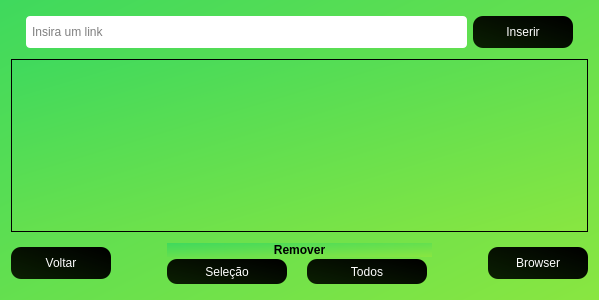
<?xml version="1.0" encoding="UTF-8"?>
<ui version="4.0">
 <class>resultSites</class>
 <widget class="QWidget" name="resultSites">
  <property name="geometry">
   <rect>
    <x>0</x>
    <y>0</y>
    <width>599</width>
    <height>300</height>
   </rect>
  </property>
  <property name="windowTitle">
   <string>Form</string>
  </property>
  <property name="styleSheet">
   <string notr="true">background-color: qlineargradient(spread:pad, x1:0, y1:0, x2:1, y2:1, stop:0 rgba(63, 217, 93, 255), stop:1 rgba(137, 230, 65, 255));</string>
  </property>
  <layout class="QVBoxLayout" name="verticalLayout">
   <item>
    <layout class="QHBoxLayout" name="horizontalLayout_2">
     <property name="leftMargin">
      <number>15</number>
     </property>
     <property name="topMargin">
      <number>5</number>
     </property>
     <property name="rightMargin">
      <number>15</number>
     </property>
     <property name="bottomMargin">
      <number>5</number>
     </property>
     <item>
      <widget class="QLineEdit" name="insertSites">
       <property name="minimumSize">
        <size>
         <width>0</width>
         <height>32</height>
        </size>
       </property>
       <property name="styleSheet">
        <string notr="true">background-color: rgb(255, 255, 255);
font: 9pt &quot;Arial&quot;;
border-radius: 4px;
padding: 4px;</string>
       </property>
       <property name="placeholderText">
        <string>Insira um link</string>
       </property>
       <property name="clearButtonEnabled">
        <bool>true</bool>
       </property>
      </widget>
     </item>
     <item>
      <widget class="QPushButton" name="insertSitesButton">
       <property name="sizePolicy">
        <sizepolicy hsizetype="Minimum" vsizetype="Preferred">
         <horstretch>0</horstretch>
         <verstretch>0</verstretch>
        </sizepolicy>
       </property>
       <property name="minimumSize">
        <size>
         <width>100</width>
         <height>32</height>
        </size>
       </property>
       <property name="maximumSize">
        <size>
         <width>150</width>
         <height>16777215</height>
        </size>
       </property>
       <property name="sizeIncrement">
        <size>
         <width>0</width>
         <height>32</height>
        </size>
       </property>
       <property name="styleSheet">
        <string notr="true">background-color: qlineargradient(spread:pad, x1:1, y1:0.074, x2:0, y2:0.966227, stop:0 rgba(0, 0, 0, 255), stop:0.9375 rgba(10, 29, 2, 255));
border-radius: 10px;
padding: 5px;
color: rgb(255, 255, 255);
font: 10pt &quot;Courier&quot;;</string>
       </property>
       <property name="text">
        <string>Inserir</string>
       </property>
      </widget>
     </item>
    </layout>
   </item>
   <item>
    <widget class="QListWidget" name="resultSitesList">
     <property name="styleSheet">
      <string notr="true">font: 10pt &quot;Arial&quot;;
padding: 7px;
border-radius: 4px;
background-color: rgb(255, 255, 255);

QScrollBar::vertical{
	
	background-color: rgb(0, 85, 0);
	width: 15px;
}</string>
     </property>
    </widget>
   </item>
   <item>
    <layout class="QHBoxLayout" name="horizontalLayout">
     <property name="topMargin">
      <number>5</number>
     </property>
     <property name="bottomMargin">
      <number>5</number>
     </property>
     <item>
      <widget class="QPushButton" name="backResultSites">
       <property name="minimumSize">
        <size>
         <width>100</width>
         <height>32</height>
        </size>
       </property>
       <property name="maximumSize">
        <size>
         <width>150</width>
         <height>32</height>
        </size>
       </property>
       <property name="styleSheet">
        <string notr="true">background-color: qlineargradient(spread:pad, x1:1, y1:0.074, x2:0, y2:0.966227, stop:0 rgba(0, 0, 0, 255), stop:0.9375 rgba(10, 29, 2, 255));
border-radius: 10px;
padding: 5px;
color: rgb(255, 255, 255);
font: 10pt &quot;Courier&quot;;</string>
       </property>
       <property name="text">
        <string>Voltar</string>
       </property>
      </widget>
     </item>
     <item>
      <layout class="QFormLayout" name="formLayout">
       <property name="fieldGrowthPolicy">
        <enum>QFormLayout::FieldsStayAtSizeHint</enum>
       </property>
       <property name="rowWrapPolicy">
        <enum>QFormLayout::DontWrapRows</enum>
       </property>
       <property name="labelAlignment">
        <set>Qt::AlignCenter</set>
       </property>
       <property name="formAlignment">
        <set>Qt::AlignCenter</set>
       </property>
       <property name="horizontalSpacing">
        <number>20</number>
       </property>
       <property name="verticalSpacing">
        <number>2</number>
       </property>
       <property name="leftMargin">
        <number>50</number>
       </property>
       <property name="rightMargin">
        <number>50</number>
       </property>
       <property name="bottomMargin">
        <number>0</number>
       </property>
       <item row="0" column="0" colspan="2">
        <widget class="QLabel" name="label">
         <property name="styleSheet">
          <string notr="true">color: rgb(0, 0, 0);
font: 12pt &quot;Courier&quot;;
font-weight: bold;</string>
         </property>
         <property name="text">
          <string>Remover</string>
         </property>
         <property name="textFormat">
          <enum>Qt::AutoText</enum>
         </property>
         <property name="scaledContents">
          <bool>false</bool>
         </property>
         <property name="alignment">
          <set>Qt::AlignCenter</set>
         </property>
        </widget>
       </item>
       <item row="1" column="0">
        <widget class="QPushButton" name="removeSelection">
         <property name="sizePolicy">
          <sizepolicy hsizetype="Expanding" vsizetype="Minimum">
           <horstretch>0</horstretch>
           <verstretch>0</verstretch>
          </sizepolicy>
         </property>
         <property name="minimumSize">
          <size>
           <width>120</width>
           <height>25</height>
          </size>
         </property>
         <property name="maximumSize">
          <size>
           <width>120</width>
           <height>20</height>
          </size>
         </property>
         <property name="layoutDirection">
          <enum>Qt::LeftToRight</enum>
         </property>
         <property name="styleSheet">
          <string notr="true">background-color: qlineargradient(spread:pad, x1:1, y1:0.074, x2:0, y2:0.966227, stop:0 rgba(0, 0, 0, 255), stop:0.9375 rgba(10, 29, 2, 255));
border-radius: 10px;
padding: 5px;
color: rgb(255, 255, 255);
font: 9pt &quot;Courier&quot;;</string>
         </property>
         <property name="text">
          <string>Seleção</string>
         </property>
        </widget>
       </item>
       <item row="1" column="1">
        <widget class="QPushButton" name="removeAll">
         <property name="enabled">
          <bool>false</bool>
         </property>
         <property name="sizePolicy">
          <sizepolicy hsizetype="Expanding" vsizetype="Preferred">
           <horstretch>0</horstretch>
           <verstretch>0</verstretch>
          </sizepolicy>
         </property>
         <property name="minimumSize">
          <size>
           <width>120</width>
           <height>0</height>
          </size>
         </property>
         <property name="maximumSize">
          <size>
           <width>120</width>
           <height>25</height>
          </size>
         </property>
         <property name="styleSheet">
          <string notr="true">background-color: qlineargradient(spread:pad, x1:1, y1:0.074, x2:0, y2:0.966227, stop:0 rgba(0, 0, 0, 255), stop:0.9375 rgba(10, 29, 2, 255));
border-radius: 10px;
padding: 5px;
color: rgb(255, 255, 255);
font: 9pt &quot;Courier&quot;;</string>
         </property>
         <property name="text">
          <string>Todos</string>
         </property>
        </widget>
       </item>
      </layout>
     </item>
     <item>
      <widget class="QPushButton" name="browserResultSites">
       <property name="minimumSize">
        <size>
         <width>100</width>
         <height>32</height>
        </size>
       </property>
       <property name="maximumSize">
        <size>
         <width>150</width>
         <height>32</height>
        </size>
       </property>
       <property name="styleSheet">
        <string notr="true">background-color: qlineargradient(spread:pad, x1:1, y1:0.074, x2:0, y2:0.966227, stop:0 rgba(0, 0, 0, 255), stop:0.9375 rgba(10, 29, 2, 255));
border-radius: 10px;
padding: 5px;
color: rgb(255, 255, 255);
font: 10pt &quot;Courier&quot;;</string>
       </property>
       <property name="text">
        <string>Browser</string>
       </property>
      </widget>
     </item>
    </layout>
   </item>
  </layout>
 </widget>
 <resources/>
 <connections>
  <connection>
   <sender>removeSelection</sender>
   <signal>clicked()</signal>
   <receiver>resultSitesList</receiver>
   <slot>clearSelection()</slot>
   <hints>
    <hint type="sourcelabel">
     <x>241</x>
     <y>264</y>
    </hint>
    <hint type="destinationlabel">
     <x>203</x>
     <y>175</y>
    </hint>
   </hints>
  </connection>
  <connection>
   <sender>backResultSites</sender>
   <signal>clicked()</signal>
   <receiver>resultSites</receiver>
   <slot>hide()</slot>
   <hints>
    <hint type="sourcelabel">
     <x>98</x>
     <y>274</y>
    </hint>
    <hint type="destinationlabel">
     <x>8</x>
     <y>36</y>
    </hint>
   </hints>
  </connection>
 </connections>
</ui>
